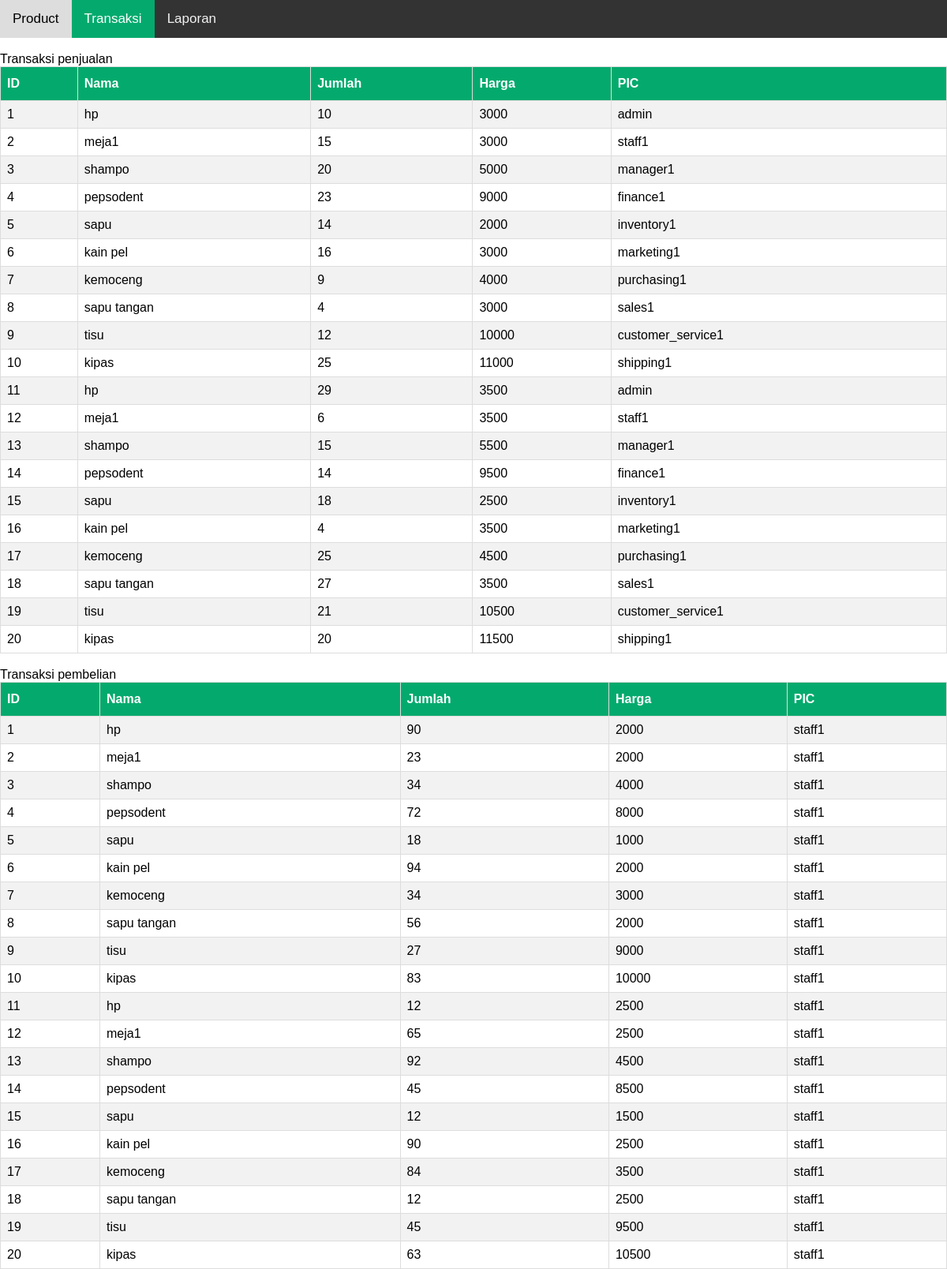
The page /Transaksi (signed in) on the database its author committed.
### tables this page shows
CREATE TABLE `Penjualan` (
  `IdPenjualan` int NOT NULL,
  `IdBarang` int DEFAULT NULL,
  `JumlahPenjualan` int DEFAULT NULL,
  `HargaJual` int DEFAULT NULL,
  `IdPengguna` int DEFAULT NULL
);

CREATE TABLE `Barang` (
  `IdBarang` int NOT NULL,
  `NamaBarang` varchar(255) DEFAULT NULL,
  `Keterangan` varchar(255) DEFAULT NULL,
  `Satuan` varchar(255) DEFAULT NULL,
  `IdPengguna` int DEFAULT NULL,
  `mark` varchar(255) DEFAULT NULL
);

CREATE TABLE `Pengguna` (
  `IdPengguna` int NOT NULL,
  `NamaPengguna` varchar(255) DEFAULT NULL,
  `Password` varchar(255) DEFAULT NULL,
  `NamaDepan` varchar(255) DEFAULT NULL,
  `NamaBelakang` varchar(255) DEFAULT NULL,
  `NoHP` varchar(255) DEFAULT NULL,
  `Alamat` varchar(255) DEFAULT NULL,
  `idAkses` int DEFAULT NULL
);

CREATE TABLE `Pembelian` (
  `IdPembelian` int NOT NULL,
  `IdBarang` int DEFAULT NULL,
  `JumlahPembelian` int DEFAULT NULL,
  `HargaBeli` int DEFAULT NULL,
  `IdPengguna` int DEFAULT NULL
);

### app/controller/Transaksi.php (called while the page is built)
<?php
class Transaksi {
    public $db;
    public function __construct() {
        $this->db = db();
    }
    function getSales() {
        $sql = "SELECT Penjualan.IdPenjualan as id, Barang.NamaBarang, Penjualan.JumlahPenjualan, Penjualan.HargaJual, Pengguna.NamaPengguna FROM Penjualan JOIN Barang ON Penjualan.IdBarang=Barang.IdBarang JOIN Pengguna ON Penjualan.IdBarang=Pengguna.IdPengguna ORDER BY id ASC;";
        $result = $this->db->query($sql);
        return $result;
    }
    function getPurchase() {
        $sql = "SELECT Pembelian.IdPembelian as id, Barang.NamaBarang, Pembelian.JumlahPembelian, Pembelian.HargaBeli, Pengguna.NamaPengguna FROM Pembelian JOIN Barang ON Pembelian.IdBarang=Barang.IdBarang JOIN Pengguna ON Pembelian.IdPengguna=Pengguna.IdPengguna ORDER BY id ASC;";
        $result = $this->db->query($sql);
        return $result;
    }
    function transaksiPage(): void {
        $tableHeaders1 = ["ID", "Nama", "Jumlah", "Harga", "PIC"];
        $tableColoums1 = $this->getSales();
        $tableHeaders2 = ["ID", "Nama", "Jumlah", "Harga", "PIC"];
        $tableColoums2 = $this->getPurchase();
        require preg_replace('#\[/\]{1}#', '/', BASE_PATH . "view/Transaksi.php");
    }
}
?>

### app/Main.php (called while the page is built, shortened)
<?php
require preg_replace('#\[/\]{1}#', '/', BASE_PATH . "config/database.php");
require preg_replace('#\[/\]{1}#', '/', BASE_PATH . "app/Route.php");
require preg_replace('#\[/\]{1}#', '/', BASE_PATH . "controller/Transaksi.php");
class Main {
    public function start() {
        $Route = new Route();
        $Route->add('GET', '/', 'HomePage', 'home');
        $Route->add('GET', '/login', 'UserManagement', 'loginPage');
        $Route->add('POST', '/login', 'UserManagement', 'login');
        $Route->add('GET', '/product', 'Product', 'productPage');
        $Route->add('GET', '/addproduct', 'Product', 'addProductPage');
        $Route->add('POST', '/addproduct', 'Product', 'addProduct');
        $Route->add('GET', '/updateproduct', 'Product', 'updateProductPage');
        $Route->add('POST', '/updateproduct', 'Product', 'updateProduct');
        $Route->add('GET', '/deleteproduct', 'Product', 'deleteProduct');
        $Route->add('GET', '/laporan', 'Laporan', 'laporanPage');
        $Route->add('GET', '/transaksi', 'Transaksi', 'transaksiPage');
        $Route->run();
    }
}
?>

### app/config/database.php (called while the page is built, shortened)
<?php
    function db() {
        $dbUsername = "root";
        $dbPassword = "root";
        $dbHost = "db";
        $dbName = "shadowCompany";
        $conn = new mysqli($dbHost, $dbUsername, $dbPassword, $dbName);
        return $conn;
    }
?>

### app/view/material/table.php (the view, shortened to what this page needs)
<table id="table">
  <tr>
    <?php
        foreach($tableHeaders as $header) {
            echo "<th>" . $header . "</th>";
        }
    ?>
  </tr>
  <?php
    while($coloum = $tableColoums->fetch_assoc()){
        echo "<tr>";
        foreach($coloum as $value) {
            echo "<td>" . $value . "</td>";
        }
        echo "</tr>";
    }
  ?>
</table>

### app/app/Route.php (shortened to what this page needs)
<?php
Class Route {
    private static array $routes = [];
    public function add(string $method, string $path, string $controller, string $function) {
        self::$routes[] = [
            'method' => $method,
            'path' => $path,
            'controller' => $controller,
            'function' => $function
        ];
    }
    public function run() {
        $path = "/";
        if (isset($_SERVER['REQUEST_URI'])) $path = explode("?", $_SERVER['REQUEST_URI'])[0];
        $path = str_replace("/idim-team-9/public","",$path);
        $method = $_SERVER['REQUEST_METHOD'];
        foreach (self::$routes as $route) {
            if (strtolower($path) == $route['path'] && $method == $route['method']) {
                $controller = new $route['controller'];
                $function = $route['function'];
                $controller->$function();
                return;
            }
        }
    }
}
?>

### app/view/material/table.php (style rules this page uses)
#table { font-family: Arial, Helvetica, sans-serif; border-collapse: collapse; width: 100%; }
#table td, #table th { border: 1px solid #ddd; padding: 8px; }
#table tr:nth-child(even) { background-color: #f2f2f2; }
#table th { padding-top: 12px; padding-bottom: 12px; text-align: left; background-color: #04AA6D; color: white; }

### rows shown on the page
penjualan: IdPenjualan "1", IdBarang.NamaBarang "hp", JumlahPenjualan "10", HargaJual "3000", pengguna.NamaPengguna "admin"
penjualan: IdPenjualan "2", IdBarang.NamaBarang "meja1", JumlahPenjualan "15", HargaJual "3000", IdPengguna.NamaPengguna "staff1"
penjualan: IdPenjualan "3", IdBarang.NamaBarang "shampo", JumlahPenjualan "20", HargaJual "5000", pengguna.NamaPengguna "manager1"
penjualan: IdPenjualan "4", IdBarang.NamaBarang "pepsodent", JumlahPenjualan "23", HargaJual "9000", pengguna.NamaPengguna "finance1"
penjualan: IdPenjualan "5", IdBarang.NamaBarang "sapu", JumlahPenjualan "14", HargaJual "2000", pengguna.NamaPengguna "inventory1"
penjualan: IdPenjualan "6", IdBarang.NamaBarang "kain pel", JumlahPenjualan "16", HargaJual "3000", pengguna.NamaPengguna "marketing1"
penjualan: IdPenjualan "7", IdBarang.NamaBarang "kemoceng", JumlahPenjualan "9", HargaJual "4000", pengguna.NamaPengguna "purchasing1"
penjualan: IdPenjualan "8", IdBarang.NamaBarang "sapu tangan", JumlahPenjualan "4", HargaJual "3000", pengguna.NamaPengguna "sales1"
penjualan: IdPenjualan "9", IdBarang.NamaBarang "tisu", JumlahPenjualan "12", HargaJual "10000", pengguna.NamaPengguna "customer_service1"
penjualan: IdPenjualan "10", IdBarang.NamaBarang "kipas", JumlahPenjualan "25", HargaJual "11000", pengguna.NamaPengguna "shipping1"
penjualan: IdPenjualan "11", IdBarang.NamaBarang "hp", JumlahPenjualan "29", HargaJual "3500", pengguna.NamaPengguna "admin"
penjualan: IdPenjualan "12", IdBarang.NamaBarang "meja1", JumlahPenjualan "6", HargaJual "3500", IdPengguna.NamaPengguna "staff1"
penjualan: IdPenjualan "13", IdBarang.NamaBarang "shampo", JumlahPenjualan "15", HargaJual "5500", pengguna.NamaPengguna "manager1"
penjualan: value "14", IdBarang.NamaBarang "pepsodent", HargaJual "9500", pengguna.NamaPengguna "finance1"
penjualan: IdPenjualan "15", IdBarang.NamaBarang "sapu", JumlahPenjualan "18", HargaJual "2500", pengguna.NamaPengguna "inventory1"
penjualan: IdPenjualan "16", IdBarang.NamaBarang "kain pel", JumlahPenjualan "4", HargaJual "3500", pengguna.NamaPengguna "marketing1"
penjualan: IdPenjualan "17", IdBarang.NamaBarang "kemoceng", JumlahPenjualan "25", HargaJual "4500", pengguna.NamaPengguna "purchasing1"
penjualan: IdPenjualan "18", IdBarang.NamaBarang "sapu tangan", JumlahPenjualan "27", HargaJual "3500", pengguna.NamaPengguna "sales1"
penjualan: IdPenjualan "19", IdBarang.NamaBarang "tisu", JumlahPenjualan "21", HargaJual "10500", pengguna.NamaPengguna "customer_service1"
penjualan: value "20", IdBarang.NamaBarang "kipas", HargaJual "11500", pengguna.NamaPengguna "shipping1"
pembelian: IdPembelian "1", IdBarang.NamaBarang "hp", JumlahPembelian "90", HargaBeli "2000", IdPengguna.NamaPengguna "staff1"
pembelian: IdPembelian "2", IdBarang.NamaBarang "meja1", JumlahPembelian "23", HargaBeli "2000", IdPengguna.NamaPengguna "staff1"
pembelian: IdPembelian "3", IdBarang.NamaBarang "shampo", JumlahPembelian "34", HargaBeli "4000", IdPengguna.NamaPengguna "staff1"
pembelian: IdPembelian "4", IdBarang.NamaBarang "pepsodent", JumlahPembelian "72", HargaBeli "8000", IdPengguna.NamaPengguna "staff1"
pembelian: IdPembelian "5", IdBarang.NamaBarang "sapu", JumlahPembelian "18", HargaBeli "1000", IdPengguna.NamaPengguna "staff1"
pembelian: IdPembelian "6", IdBarang.NamaBarang "kain pel", JumlahPembelian "94", HargaBeli "2000", IdPengguna.NamaPengguna "staff1"
pembelian: IdPembelian "7", IdBarang.NamaBarang "kemoceng", JumlahPembelian "34", HargaBeli "3000", IdPengguna.NamaPengguna "staff1"
pembelian: IdPembelian "8", IdBarang.NamaBarang "sapu tangan", JumlahPembelian "56", HargaBeli "2000", IdPengguna.NamaPengguna "staff1"
pembelian: IdPembelian "9", IdBarang.NamaBarang "tisu", JumlahPembelian "27", HargaBeli "9000", IdPengguna.NamaPengguna "staff1"
pembelian: IdPembelian "10", IdBarang.NamaBarang "kipas", JumlahPembelian "83", HargaBeli "10000", IdPengguna.NamaPengguna "staff1"
pembelian: IdPembelian "11", IdBarang.NamaBarang "hp", JumlahPembelian "12", HargaBeli "2500", IdPengguna.NamaPengguna "staff1"
pembelian: IdPembelian "12", IdBarang.NamaBarang "meja1", JumlahPembelian "65", HargaBeli "2500", IdPengguna.NamaPengguna "staff1"
pembelian: IdPembelian "13", IdBarang.NamaBarang "shampo", JumlahPembelian "92", HargaBeli "4500", IdPengguna.NamaPengguna "staff1"
pembelian: IdPembelian "14", IdBarang.NamaBarang "pepsodent", JumlahPembelian "45", HargaBeli "8500", IdPengguna.NamaPengguna "staff1"
pembelian: IdPembelian "15", IdBarang.NamaBarang "sapu", JumlahPembelian "12", HargaBeli "1500", IdPengguna.NamaPengguna "staff1"
pembelian: IdPembelian "16", IdBarang.NamaBarang "kain pel", JumlahPembelian "90", HargaBeli "2500", IdPengguna.NamaPengguna "staff1"
pembelian: IdPembelian "17", IdBarang.NamaBarang "kemoceng", JumlahPembelian "84", HargaBeli "3500", IdPengguna.NamaPengguna "staff1"
pembelian: IdPembelian "18", IdBarang.NamaBarang "sapu tangan", JumlahPembelian "12", HargaBeli "2500", IdPengguna.NamaPengguna "staff1"
pembelian: IdPembelian "19", IdBarang.NamaBarang "tisu", JumlahPembelian "45", HargaBeli "9500", IdPengguna.NamaPengguna "staff1"
pembelian: IdPembelian "20", IdBarang.NamaBarang "kipas", JumlahPembelian "63", HargaBeli "10500", IdPengguna.NamaPengguna "staff1"

### other values the page prints
$menu["menu"] "Product"
$menu["menu"] "Transaksi"
$menu["menu"] "Laporan"
$header "ID"
$header "Nama"
$header "Jumlah"
$header "Harga"
$header "PIC"
